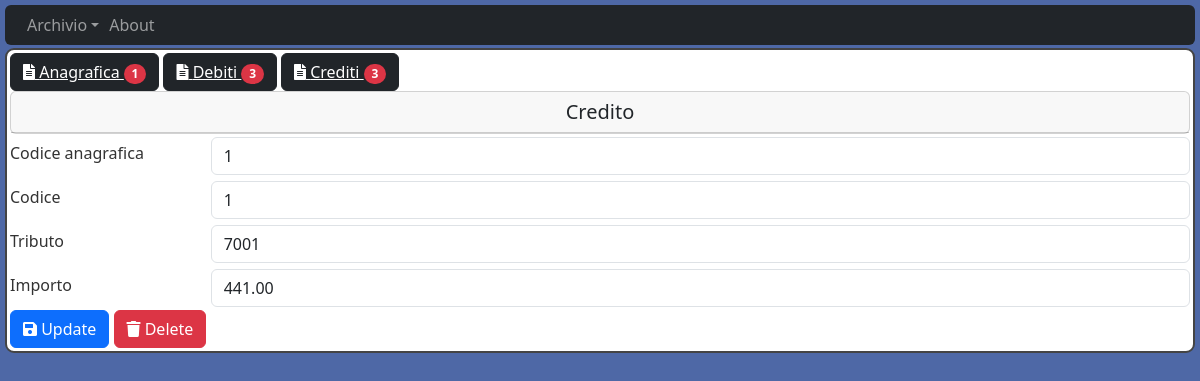
Page /ana/1/cre/1 on the committed database.
### models.py (models this page shows, shortened)
class Anagrafica(db.Model):
    __tablename__ = "Anagrafica"
    id = db.Column(db.Integer, primary_key=True)
    CreatedOn = db.Column(db.DateTime(), default=datetime.now)
    UpdatedOn = db.Column(db.DateTime(), default=datetime.now, onupdate=datetime.now)
    Nome = db.Column(db.String(20), unique=False, nullable=False)
    Cognome = db.Column(db.String(20), unique=False, nullable=False)
    CodFis = db.Column(db.String(16), unique=True, nullable=False)
    debiti = relationship('Debito', cascade="all, delete-orphan")
    crediti = relationship('Credito', cascade="all, delete-orphan")

class Credito(db.Model):
    __tablename__ = "Credito"
    id = db.Column(db.Integer, primary_key=True)
    CreatedOn = db.Column(db.DateTime(), default=datetime.now)
    UpdatedOn = db.Column(db.DateTime(), default=datetime.now, onupdate=datetime.now)
    CodTrib = db.Column(db.String(80), unique=False, nullable=False)
    Importo = db.Column(db.Float(), unique=False, nullable=False)
    Anagrafica_id = db.Column(db.Integer, db.ForeignKey('Anagrafica.id'), nullable=False)

### app.py (the view)
@app.route('/ana/<int:id>/cre/<int:id_cre>', methods=['GET', 'POST'])
def app_ana_cre(id, id_cre):
    ana = Anagrafica.query.filter_by(id=id).first()
    if ana:
        if request.method == 'POST':
            cre = Credito.query.filter(Credito.Anagrafica_id == id, Credito.id == id_cre).first()
            if cre:
                cre.CodTrib = request.form['CodTrib']
                cre.Importo = float(request.form['Importo'].replace(",", ""))
                try:
                    db.session.commit()
                    return render_template('ana_cre.html', Anagrafica=ana, Crediti=cre)
                except Exception as e:
                    db.session.rollback()
                    return render_template('cre_err.html', msg=f"Update failed " + e.__str__())
            else:
                return render_template('cre_err.html', msg=f"Credito with id ={id_cre} not found")
        else:
            try:
                return render_template('ana_cre.html', Anagrafica=ana, Crediti=Credito.query.filter(Credito.Anagrafica_id == id, Credito.id == id_cre).first())
            except Exception as e:
                return render_template('cre_err.html', msg=f"Crediti failed " + e.__str__())
    else:
        return render_template('cre_err.html', msg=f"Anagrafica with id ={id} not found")

### templates/ana_cre.html
{% extends "layout.html" %}
{% block content %}
<div class="content-section">
  <div id="toolbarNew">
    <button id="newAna" class="btn btn-dark" >
      <a href="/ana/{{Anagrafica.id}}" style="color:inherit">
        <i class="fas fa-file-alt"></i> Anagrafica
        <span class="position-relative top-0 start-10 badge rounded-pill bg-danger">{{ Anagrafica.id }}</span>
      </a>
    </button>
    <button id="newDeb" class="btn btn-dark" >
      <a href="/ana/{{Anagrafica.id}}/deb" style="color:inherit">
        <i class="fas fa-file-alt"></i> Debiti
        <span class="position-relative top-0 start-10 badge rounded-pill bg-danger">{{ Anagrafica.debiti | length }}</span>
      </a>
    </button>
    <button id="newCre" class="btn btn-dark" >
      <a href="/ana/{{Anagrafica.id}}/cre" style="color:inherit">
        <i class="fas fa-file-alt"></i> Crediti
        <span class="position-relative top-0 start-10 badge rounded-pill bg-danger">{{ Anagrafica.crediti | length }}</span>
      </a>
    </button>
  </div>
  <div class="card">
    <h5 class="card-header text-center font-weight-bold py-2">Credito</h5>
  </div>
  <form method="POST">
    <div class="form-group row">
      <label for="anagrafica_id" class="col-sm-2 col-form-label">Codice anagrafica</label>
      <div class="col-sm-10">
        <input id="anagrafica_id" type="text" class="form-control" name="anagrafica_id" value="{{ Anagrafica.id }}" readonly>
      </div>
    </div>
    <div class="form-group row">
      <label for="id" class="col-sm-2 col-form-label">Codice</label>
      <div class="col-sm-10">
        <input id="id" type="text" class="form-control" name="id" value="{{ Crediti.id }}" readonly>
      </div>
    </div>
    <div class="form-group row">
      <label for="CodTrib" class="col-sm-2 col-form-label">Tributo</label>
      <div class="col-sm-10">
        <input id="CodTrib"  type="text" class="form-control" name="CodTrib" value="{{ Crediti.CodTrib }}">
      </div>
    </div>
    <div class="form-group row">
      <label for="Importo" class="col-sm-2 col-form-label">Importo</label>
      <div class="col-sm-10">
        <input id="Importo" type="text" class="form-control" name="Importo" value="{{ '{:,.2f}'.format(Crediti.Importo) }}">
      </div>
    </div>
    <div id="toolbar">
      <button id="update" class="btn btn-primary" formaction="/ana/{{Anagrafica.id}}/cre/{{ Crediti.id }}" >
        <i class="fas fa-save"></i> Update
      </button>
      <button id="delete" class="btn btn-danger" formaction="/ana/{{Anagrafica.id}}/cre/delete/{{ Crediti.id }}" >
        <i class="fas fa-trash"></i> Delete
      </button>
    </div>
  </form>
</div>
{% endblock content %}

### static/main.css (style rules this page uses)
h1, h2, h3, h4, h5, h6 { color: #444444; }
.content-section { background: #ffffff; padding: 3px 3px; border: 2px solid #444444; border-radius: 9px; margin-bottom: 3px; margin-top: 3px; }
body { background: #4e68a6; color: #333333; margin-top: 5px; margin-left: 5px; margin-right: 5px; }
input { margin-top: 3px; margin-bottom: 3px; border-top-width: 2px; border-top-style: solid; border-bottom-width: 2px; border-bottom-style: solid; }

### rows in the picture
Anagrafica: id "1", anagrafica_id "1"
Credito: id "1", CodTrib "7001", Importo "441.00"

### other values in the picture
{{ Anagrafica.debiti | length }} "3"
{{ Anagrafica.crediti | length }} "3"
